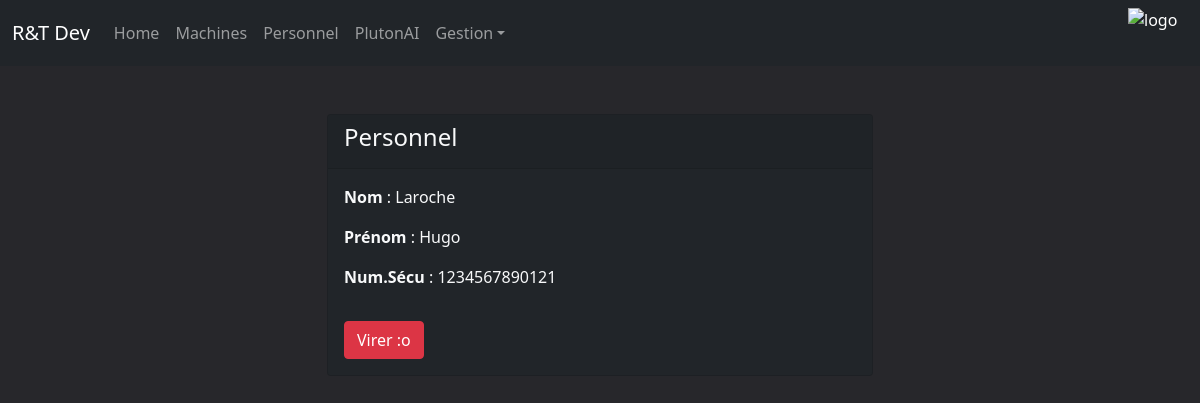
The page /personnel/1234567890121 on the database its author committed.
### computerApp/models.py (models this page shows, shortened)
class Personnel(models.Model):
    num_secu = models.CharField(primary_key=True,default=0,max_length=13)
    nom = models.CharField(max_length=8)
    prenom = models.CharField(max_length=8)

### computerApp/views.py (the view)
# urls.py: path('personnel/<pk>', views.personnel_detail_view, name='personnel-detail'),
def personnel_detail_view(request, pk):
	personnel = get_object_or_404(Personnel, num_secu=pk)
	context={'personnel': personnel}
	return render(request, 'computerApp/personnel_detail.html', context)

### computerApp/templates/computerApp/personnel_detail.html (shortened to what this page needs)
{% extends "index.html" %}
{% block content %}
<div class="container my-5">
  <div class="row justify-content-center">
    <div class="col-md-6">
      <div class="card bg-dark text-light">
        <div class="card-header">
          <h4>Personnel</h4>
        </div>
        <div class="card-body">
          <p><strong>Nom</strong> : {{ personnel.nom }}</p>
          <p><strong>Prénom</strong> : {{ personnel.prenom }}</p>
          <p><strong>Num.Sécu</strong> : {{ personnel.num_secu }}</p>
          <form action="{% url 'delete_personnel' personnel.num_secu %}" method="post">
            <button type="submit" class="btn btn-danger mt-3">Virer :o</button>
          </form>
        </div>
      </div>
    </div>
  </div>
</div>
{% endblock %}

### computerApp/static/css/styles.css (style rules this page uses)
body { background-color: #27272b; color: #fff; }
.card { background-color: #212529; }
.card button { margin-top: 3%; }

### rows shown on the page
Personnel: nom "Laroche", prenom "Hugo", num_secu "1234567890121"
